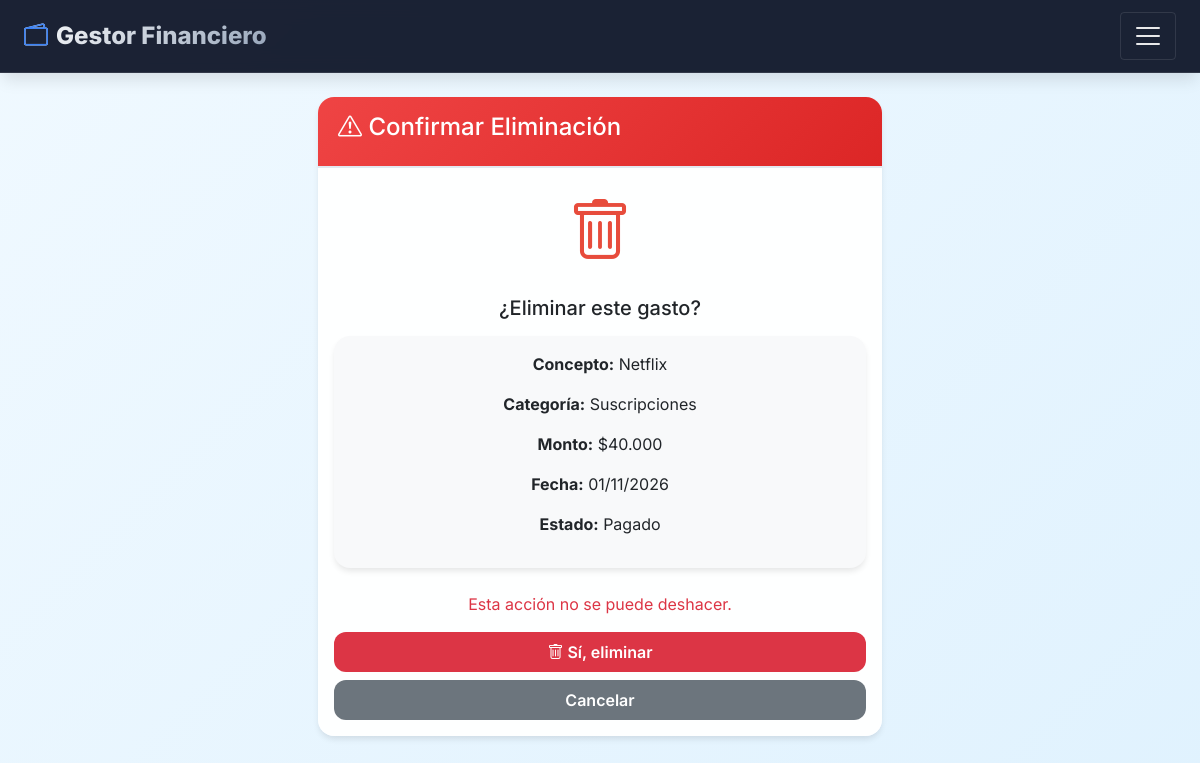
The page /gastos/eliminar/1/ (signed in) on the database its author committed.
### finances/models.py (models this page shows, shortened)
class Gasto(models.Model):
    FORMA_PAGO_CHOICES = [
        ('efectivo', 'Efectivo'),
        ('transferencia', 'Transferencia'),
        ('tarjeta_credito', 'Tarjeta de Crédito'),
        ('tarjeta_debito', 'Tarjeta de Débito'),
        ('debito_automatico', 'Débito Automático'),
        ('cheque', 'Cheque'),
        ('otro', 'Otro'),
    ]
    ESTADO_CHOICES = [
        ('pendiente', 'Pendiente'),
        ('pagado', 'Pagado'),
        ('vencido', 'Vencido'),
        ('cancelado', 'Cancelado'),
    ]
    PERIODICIDAD_CHOICES = [
        ('unico', 'Único'),
        ('mensual', 'Mensual'),
        ('bimestral', 'Bimestral'),
        ('trimestral', 'Trimestral'),
        ('semestral', 'Semestral'),
        ('anual', 'Anual'),
    ]
    TIPO_CHOICES = [
        ('fijo', 'Fijo'),
        ('servicio', 'Servicio'),
        ('impuesto', 'Impuesto'),
        ('variable', 'Variable'),
        ('otro', 'Otro'),
    ]
    usuario = models.ForeignKey(User, on_delete=models.CASCADE, null=True, blank=True)
    categoria = models.ForeignKey(Categoria, on_delete=models.PROTECT)
    nombre = models.CharField(max_length=200)
    descripcion = models.TextField(blank=True)
    monto = models.DecimalField(max_digits=12, decimal_places=2, null=True, blank=True)
    tipo_gasto = models.CharField(max_length=20, choices=TIPO_CHOICES, default='fijo')
    fecha = models.DateField(default=timezone.now, db_index=True)                    # ← NUEVO
    fecha_vencimiento = models.DateField(null=True, blank=True, db_index=True)       # ← NUEVO
    fecha_pago = models.DateField(null=True, blank=True)
    forma_pago = models.CharField(max_length=20, choices=FORMA_PAGO_CHOICES, default='efectivo')
    estado = models.CharField(
        max_length=15, choices=ESTADO_CHOICES,
        default='pendiente', db_index=True            # ← NUEVO
    )
    comprobante = models.FileField(upload_to='comprobantes/%Y/%m/', null=True, blank=True)
    es_recurrente = models.BooleanField(default=False)
    pago_automatico = models.BooleanField(default=False)
    periodicidad = models.CharField(max_length=20, choices=PERIODICIDAD_CHOICES, default='unico')
    meses_a_generar = models.IntegerField(default=1)
    observaciones = models.TextField(blank=True)
    creado = models.DateTimeField(auto_now_add=True)
    actualizado = models.DateTimeField(auto_now=True)
    class Meta:
        ordering = ['-fecha']
        verbose_name = 'Gasto'
        verbose_name_plural = 'Gastos'
        indexes = [                                      # ← NUEVO
            models.Index(fields=['usuario', 'estado']),
            models.Index(fields=['usuario', 'fecha']),
            models.Index(fields=['usuario', 'fecha_vencimiento']),
        ]

class Categoria(models.Model):
    TIPO_CHOICES = [
        ('ingreso', 'Ingreso'),
        ('gasto', 'Gasto'),
    ]
    usuario = models.ForeignKey(User, on_delete=models.CASCADE, null=True, blank=True)
    nombre = models.CharField(max_length=100)
    tipo = models.CharField(max_length=10, choices=TIPO_CHOICES)
    icono = models.CharField(max_length=50, blank=True)
    color = models.CharField(max_length=7, default='#3498db')
    activo = models.BooleanField(default=True)
    class Meta:
        ordering = ['nombre']
        verbose_name = 'Categoría'
        verbose_name_plural = 'Categorías'
        unique_together = ['usuario', 'nombre']
        indexes = [                                      # ← NUEVO
            models.Index(fields=['usuario', 'tipo', 'activo']),
        ]

### finances/views.py (the view)
# urls.py: path('gastos/eliminar/<int:pk>/', views.eliminar_gasto, name='eliminar_gasto'),
@login_required
def eliminar_gasto(request, pk):
    gasto = get_object_or_404(Gasto, pk=pk, usuario=request.user)
    if request.method == 'POST':
        nombre = gasto.nombre
        gasto.delete()
        messages.success(request, f'🗑️ Gasto "{nombre}" eliminado')
        return redirect('lista_gastos')
    return render(request, 'finances/confirmar_eliminar_gasto.html', {'gasto': gasto})

### finances/templates/finances/confirmar_eliminar_gasto.html (shortened to what this page needs)
{% extends 'finances/base.html' %}
{% load humanize %}
{% block content %}
<div class="row justify-content-center">
    <div class="col-md-6">
        <div class="card border-danger">
            <div class="card-header bg-danger text-white">
                <h4><i class="bi bi-exclamation-triangle"></i> Confirmar Eliminación</h4>
            </div>
            <div class="card-body text-center">
                <i class="bi bi-trash" style="font-size: 4rem; color: #e74c3c;"></i>
                <h5 class="mt-3">¿Eliminar este gasto?</h5>
                <div class="card mt-3 bg-light">
                    <div class="card-body">
                        <p><strong>Concepto:</strong> {{ gasto.nombre }}</p>
                        <p><strong>Categoría:</strong> {{ gasto.categoria.nombre }}</p>
                        <p><strong>Monto:</strong>
                            {% if gasto.monto %}
                                ${{ gasto.monto|floatformat:0|intcomma }}
                            {% else %}
                                Sin monto
                            {% endif %}
                        </p>
                        <p><strong>Fecha:</strong> {{ gasto.fecha|date:"d/m/Y" }}</p>
                        <p><strong>Estado:</strong> {{ gasto.get_estado_display }}</p>
                    </div>
                </div>
                <p class="text-danger mt-3">Esta acción no se puede deshacer.</p>
                <form method="POST">
                    <div class="d-grid gap-2">
                        <button type="submit" class="btn btn-danger">
                            <i class="bi bi-trash"></i> Sí, eliminar
                        </button>
                        <a href="{% url 'lista_gastos' %}" class="btn btn-secondary">Cancelar</a>
                    </div>
                </form>
            </div>
        </div>
    </div>
</div>
{% endblock %}

### finances/templates/finances/base.html (style rules this page uses)
:root { --primary: #0f172a; --primary-light: #1e293b; --accent: #3b82f6; --accent-hover: #2563eb; --success: #10b981; --danger: #ef4444; --warning: #f59e0b; --info: #06b6d4; --gray-50: #f8fafc; --gray-100: #f1f5f9; --gray-200: #e2e8f0; --gray-600: #475569; --gray-800: #1e293b; --shadow-sm: 0 1px 2px 0 rgb(0 0 0 / 0.05); --shadow-md: 0 4px 6px -1px rgb(0 0 0 / 0.1); --shadow-lg: 0 10px 15px -3px rgb(0 0 0 / 0.1); --radius-lg: 1rem; --radius-md: 0.75rem; }
* { margin: 0; padding: 0; box-sizing: border-box; }
body { background: linear-gradient(135deg, #f0f9ff 0%, #e0f2fe 100%); font-family: 'Inter', -apple-system, BlinkMacSystemFont, 'Segoe UI', Roboto, sans-serif; min-height: 100vh; overflow-x: hidden; }
.card { border: none; border-radius: var(--radius-lg); background: rgba(255, 255, 255, 0.95); backdrop-filter: blur(4px); box-shadow: var(--shadow-md); transition: transform 0.2s ease, box-shadow 0.2s ease; overflow: hidden; margin-bottom: 1.5rem; }
.card-header { background: rgba(255,255,255,0.98); border-bottom: 2px solid var(--gray-200); padding: 1rem 1.25rem; font-weight: 700; }
.bg-danger { background: linear-gradient(135deg, var(--danger), #dc2626) !important; }
.btn { border-radius: var(--radius-md); font-weight: 600; padding: 0.5rem 1.25rem; transition: all 0.2s; border: none; }
.card, .metric-card, .alert { animation: fadeInUp 0.4s ease-out; }

### rows shown on the page
Gasto: nombre "Netflix", categoria.nombre "Suscripciones", monto "40.000", fecha "01/11/2026", estado "Pagado"
